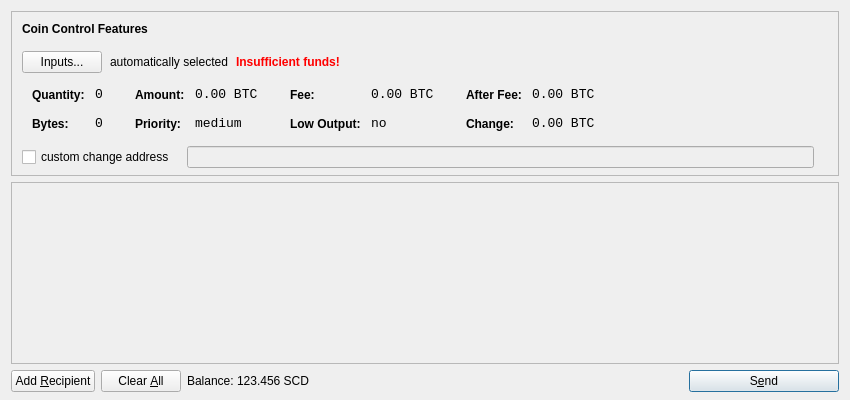
<?xml version="1.0" encoding="UTF-8"?>
<ui version="4.0">
 <class>SendCoinsDialog</class>
 <widget class="QDialog" name="SendCoinsDialog">
  <property name="geometry">
   <rect>
    <x>0</x>
    <y>0</y>
    <width>850</width>
    <height>400</height>
   </rect>
  </property>
  <property name="windowTitle">
   <string>Send Coins</string>
  </property>
  <layout class="QVBoxLayout" name="verticalLayout" stretch="0,1,0">
   <property name="bottomMargin">
    <number>8</number>
   </property>
   <item>
    <widget class="QFrame" name="frameCoinControl">
     <property name="sizePolicy">
      <sizepolicy hsizetype="Expanding" vsizetype="Expanding">
       <horstretch>0</horstretch>
       <verstretch>0</verstretch>
      </sizepolicy>
     </property>
     <property name="maximumSize">
      <size>
       <width>16777215</width>
       <height>16777215</height>
      </size>
     </property>
     <property name="frameShape">
      <enum>QFrame::StyledPanel</enum>
     </property>
     <property name="frameShadow">
      <enum>QFrame::Sunken</enum>
     </property>
     <layout class="QVBoxLayout" name="verticalLayoutCoinControl2">
      <property name="spacing">
       <number>-1</number>
      </property>
      <property name="leftMargin">
       <number>0</number>
      </property>
      <property name="topMargin">
       <number>0</number>
      </property>
      <property name="rightMargin">
       <number>0</number>
      </property>
      <property name="bottomMargin">
       <number>6</number>
      </property>
      <item>
       <layout class="QVBoxLayout" name="verticalLayoutCoinControl" stretch="0,0,0,0,1">
        <property name="spacing">
         <number>0</number>
        </property>
        <property name="leftMargin">
         <number>10</number>
        </property>
        <property name="topMargin">
         <number>10</number>
        </property>
        <item>
         <layout class="QHBoxLayout" name="horizontalLayoutCoinControl1">
          <property name="bottomMargin">
           <number>15</number>
          </property>
          <item>
           <widget class="QLabel" name="labelCoinControlFeatures">
            <property name="sizePolicy">
             <sizepolicy hsizetype="Preferred" vsizetype="Maximum">
              <horstretch>0</horstretch>
              <verstretch>0</verstretch>
             </sizepolicy>
            </property>
            <property name="font">
             <font>
              <weight>75</weight>
              <bold>true</bold>
             </font>
            </property>
            <property name="styleSheet">
             <string notr="true">font-weight:bold;</string>
            </property>
            <property name="text">
             <string>Coin Control Features</string>
            </property>
           </widget>
          </item>
         </layout>
        </item>
        <item>
         <layout class="QHBoxLayout" name="horizontalLayoutCoinControl2" stretch="0,0,0,0">
          <property name="spacing">
           <number>8</number>
          </property>
          <property name="bottomMargin">
           <number>10</number>
          </property>
          <item>
           <widget class="QPushButton" name="pushButtonCoinControl">
            <property name="styleSheet">
             <string notr="true"/>
            </property>
            <property name="text">
             <string>Inputs...</string>
            </property>
           </widget>
          </item>
          <item>
           <widget class="QLabel" name="labelCoinControlAutomaticallySelected">
            <property name="text">
             <string>automatically selected</string>
            </property>
            <property name="margin">
             <number>5</number>
            </property>
           </widget>
          </item>
          <item>
           <widget class="QLabel" name="labelCoinControlInsuffFunds">
            <property name="font">
             <font>
              <weight>75</weight>
              <bold>true</bold>
             </font>
            </property>
            <property name="styleSheet">
             <string notr="true">color:red;font-weight:bold;</string>
            </property>
            <property name="text">
             <string>Insufficient funds!</string>
            </property>
            <property name="margin">
             <number>5</number>
            </property>
           </widget>
          </item>
          <item>
           <spacer name="horizontalSpacerCoinControl">
            <property name="orientation">
             <enum>Qt::Horizontal</enum>
            </property>
            <property name="sizeHint" stdset="0">
             <size>
              <width>40</width>
              <height>1</height>
             </size>
            </property>
           </spacer>
          </item>
         </layout>
        </item>
        <item>
         <widget class="QWidget" name="widgetCoinControl" native="true">
          <property name="sizePolicy">
           <sizepolicy hsizetype="Preferred" vsizetype="Preferred">
            <horstretch>0</horstretch>
            <verstretch>0</verstretch>
           </sizepolicy>
          </property>
          <property name="minimumSize">
           <size>
            <width>0</width>
            <height>0</height>
           </size>
          </property>
          <property name="styleSheet">
           <string notr="true"/>
          </property>
          <layout class="QHBoxLayout" name="horizontalLayoutCoinControl5">
           <property name="margin">
            <number>0</number>
           </property>
           <item>
            <layout class="QHBoxLayout" name="horizontalLayoutCoinControl3" stretch="0,0,0,1">
             <property name="spacing">
              <number>20</number>
             </property>
             <property name="topMargin">
              <number>0</number>
             </property>
             <property name="bottomMargin">
              <number>10</number>
             </property>
             <item>
              <layout class="QFormLayout" name="formLayoutCoinControl1">
               <property name="horizontalSpacing">
                <number>10</number>
               </property>
               <property name="verticalSpacing">
                <number>14</number>
               </property>
               <property name="leftMargin">
                <number>10</number>
               </property>
               <property name="topMargin">
                <number>4</number>
               </property>
               <property name="rightMargin">
                <number>6</number>
               </property>
               <item row="0" column="0">
                <widget class="QLabel" name="labelCoinControlQuantityText">
                 <property name="styleSheet">
                  <string notr="true">font-weight:bold;</string>
                 </property>
                 <property name="text">
                  <string>Quantity:</string>
                 </property>
                 <property name="margin">
                  <number>0</number>
                 </property>
                </widget>
               </item>
               <item row="0" column="1">
                <widget class="QLabel" name="labelCoinControlQuantity">
                 <property name="font">
                  <font>
                   <family>Monospace</family>
                   <pointsize>10</pointsize>
                  </font>
                 </property>
                 <property name="cursor">
                  <cursorShape>IBeamCursor</cursorShape>
                 </property>
                 <property name="contextMenuPolicy">
                  <enum>Qt::ActionsContextMenu</enum>
                 </property>
                 <property name="text">
                  <string notr="true">0</string>
                 </property>
                 <property name="margin">
                  <number>0</number>
                 </property>
                 <property name="textInteractionFlags">
                  <set>Qt::LinksAccessibleByMouse|Qt::TextSelectableByKeyboard|Qt::TextSelectableByMouse</set>
                 </property>
                </widget>
               </item>
               <item row="1" column="0">
                <widget class="QLabel" name="labelCoinControlBytesText">
                 <property name="styleSheet">
                  <string notr="true">font-weight:bold;</string>
                 </property>
                 <property name="text">
                  <string>Bytes:</string>
                 </property>
                </widget>
               </item>
               <item row="1" column="1">
                <widget class="QLabel" name="labelCoinControlBytes">
                 <property name="font">
                  <font>
                   <family>Monospace</family>
                   <pointsize>10</pointsize>
                  </font>
                 </property>
                 <property name="cursor">
                  <cursorShape>IBeamCursor</cursorShape>
                 </property>
                 <property name="contextMenuPolicy">
                  <enum>Qt::ActionsContextMenu</enum>
                 </property>
                 <property name="text">
                  <string notr="true">0</string>
                 </property>
                 <property name="textInteractionFlags">
                  <set>Qt::LinksAccessibleByMouse|Qt::TextSelectableByKeyboard|Qt::TextSelectableByMouse</set>
                 </property>
                </widget>
               </item>
              </layout>
             </item>
             <item>
              <layout class="QFormLayout" name="formLayoutCoinControl2">
               <property name="horizontalSpacing">
                <number>10</number>
               </property>
               <property name="verticalSpacing">
                <number>14</number>
               </property>
               <property name="leftMargin">
                <number>6</number>
               </property>
               <property name="topMargin">
                <number>4</number>
               </property>
               <property name="rightMargin">
                <number>6</number>
               </property>
               <item row="0" column="0">
                <widget class="QLabel" name="labelCoinControlAmountText">
                 <property name="styleSheet">
                  <string notr="true">font-weight:bold;</string>
                 </property>
                 <property name="text">
                  <string>Amount:</string>
                 </property>
                 <property name="margin">
                  <number>0</number>
                 </property>
                </widget>
               </item>
               <item row="0" column="1">
                <widget class="QLabel" name="labelCoinControlAmount">
                 <property name="font">
                  <font>
                   <family>Monospace</family>
                   <pointsize>10</pointsize>
                  </font>
                 </property>
                 <property name="cursor">
                  <cursorShape>IBeamCursor</cursorShape>
                 </property>
                 <property name="contextMenuPolicy">
                  <enum>Qt::ActionsContextMenu</enum>
                 </property>
                 <property name="text">
                  <string notr="true">0.00 BTC</string>
                 </property>
                 <property name="textInteractionFlags">
                  <set>Qt::LinksAccessibleByMouse|Qt::TextSelectableByKeyboard|Qt::TextSelectableByMouse</set>
                 </property>
                </widget>
               </item>
               <item row="1" column="0">
                <widget class="QLabel" name="labelCoinControlPriorityText">
                 <property name="styleSheet">
                  <string notr="true">font-weight:bold;</string>
                 </property>
                 <property name="text">
                  <string>Priority:</string>
                 </property>
                </widget>
               </item>
               <item row="1" column="1">
                <widget class="QLabel" name="labelCoinControlPriority">
                 <property name="font">
                  <font>
                   <family>Monospace</family>
                   <pointsize>10</pointsize>
                  </font>
                 </property>
                 <property name="cursor">
                  <cursorShape>IBeamCursor</cursorShape>
                 </property>
                 <property name="contextMenuPolicy">
                  <enum>Qt::ActionsContextMenu</enum>
                 </property>
                 <property name="text">
                  <string>medium</string>
                 </property>
                 <property name="textInteractionFlags">
                  <set>Qt::LinksAccessibleByMouse|Qt::TextSelectableByKeyboard|Qt::TextSelectableByMouse</set>
                 </property>
                </widget>
               </item>
              </layout>
             </item>
             <item>
              <layout class="QFormLayout" name="formLayoutCoinControl3">
               <property name="horizontalSpacing">
                <number>10</number>
               </property>
               <property name="verticalSpacing">
                <number>14</number>
               </property>
               <property name="leftMargin">
                <number>6</number>
               </property>
               <property name="topMargin">
                <number>4</number>
               </property>
               <property name="rightMargin">
                <number>6</number>
               </property>
               <item row="0" column="0">
                <widget class="QLabel" name="labelCoinControlFeeText">
                 <property name="styleSheet">
                  <string notr="true">font-weight:bold;</string>
                 </property>
                 <property name="text">
                  <string>Fee:</string>
                 </property>
                 <property name="margin">
                  <number>0</number>
                 </property>
                </widget>
               </item>
               <item row="0" column="1">
                <widget class="QLabel" name="labelCoinControlFee">
                 <property name="font">
                  <font>
                   <family>Monospace</family>
                   <pointsize>10</pointsize>
                  </font>
                 </property>
                 <property name="cursor">
                  <cursorShape>IBeamCursor</cursorShape>
                 </property>
                 <property name="contextMenuPolicy">
                  <enum>Qt::ActionsContextMenu</enum>
                 </property>
                 <property name="text">
                  <string notr="true">0.00 BTC</string>
                 </property>
                 <property name="textInteractionFlags">
                  <set>Qt::LinksAccessibleByMouse|Qt::TextSelectableByKeyboard|Qt::TextSelectableByMouse</set>
                 </property>
                </widget>
               </item>
               <item row="1" column="0">
                <widget class="QLabel" name="labelCoinControlLowOutputText">
                 <property name="styleSheet">
                  <string notr="true">font-weight:bold;</string>
                 </property>
                 <property name="text">
                  <string>Low Output:</string>
                 </property>
                </widget>
               </item>
               <item row="1" column="1">
                <widget class="QLabel" name="labelCoinControlLowOutput">
                 <property name="font">
                  <font>
                   <family>Monospace</family>
                   <pointsize>10</pointsize>
                  </font>
                 </property>
                 <property name="cursor">
                  <cursorShape>IBeamCursor</cursorShape>
                 </property>
                 <property name="contextMenuPolicy">
                  <enum>Qt::ActionsContextMenu</enum>
                 </property>
                 <property name="text">
                  <string>no</string>
                 </property>
                 <property name="textInteractionFlags">
                  <set>Qt::LinksAccessibleByMouse|Qt::TextSelectableByKeyboard|Qt::TextSelectableByMouse</set>
                 </property>
                </widget>
               </item>
              </layout>
             </item>
             <item>
              <layout class="QFormLayout" name="formLayoutCoinControl4">
               <property name="horizontalSpacing">
                <number>10</number>
               </property>
               <property name="verticalSpacing">
                <number>14</number>
               </property>
               <property name="leftMargin">
                <number>6</number>
               </property>
               <property name="topMargin">
                <number>4</number>
               </property>
               <property name="rightMargin">
                <number>6</number>
               </property>
               <item row="0" column="0">
                <widget class="QLabel" name="labelCoinControlAfterFeeText">
                 <property name="styleSheet">
                  <string notr="true">font-weight:bold;</string>
                 </property>
                 <property name="text">
                  <string>After Fee:</string>
                 </property>
                 <property name="margin">
                  <number>0</number>
                 </property>
                </widget>
               </item>
               <item row="0" column="1">
                <widget class="QLabel" name="labelCoinControlAfterFee">
                 <property name="font">
                  <font>
                   <family>Monospace</family>
                   <pointsize>10</pointsize>
                  </font>
                 </property>
                 <property name="cursor">
                  <cursorShape>IBeamCursor</cursorShape>
                 </property>
                 <property name="contextMenuPolicy">
                  <enum>Qt::ActionsContextMenu</enum>
                 </property>
                 <property name="text">
                  <string notr="true">0.00 BTC</string>
                 </property>
                 <property name="textInteractionFlags">
                  <set>Qt::LinksAccessibleByMouse|Qt::TextSelectableByKeyboard|Qt::TextSelectableByMouse</set>
                 </property>
                </widget>
               </item>
               <item row="1" column="0">
                <widget class="QLabel" name="labelCoinControlChangeText">
                 <property name="styleSheet">
                  <string notr="true">font-weight:bold;</string>
                 </property>
                 <property name="text">
                  <string>Change:</string>
                 </property>
                </widget>
               </item>
               <item row="1" column="1">
                <widget class="QLabel" name="labelCoinControlChange">
                 <property name="font">
                  <font>
                   <family>Monospace</family>
                   <pointsize>10</pointsize>
                  </font>
                 </property>
                 <property name="cursor">
                  <cursorShape>IBeamCursor</cursorShape>
                 </property>
                 <property name="contextMenuPolicy">
                  <enum>Qt::ActionsContextMenu</enum>
                 </property>
                 <property name="text">
                  <string notr="true">0.00 BTC</string>
                 </property>
                 <property name="textInteractionFlags">
                  <set>Qt::LinksAccessibleByMouse|Qt::TextSelectableByKeyboard|Qt::TextSelectableByMouse</set>
                 </property>
                </widget>
               </item>
              </layout>
             </item>
            </layout>
           </item>
          </layout>
         </widget>
        </item>
        <item>
         <layout class="QHBoxLayout" name="horizontalLayoutCoinControl4" stretch="0,0,0">
          <property name="spacing">
           <number>12</number>
          </property>
          <property name="sizeConstraint">
           <enum>QLayout::SetDefaultConstraint</enum>
          </property>
          <property name="topMargin">
           <number>5</number>
          </property>
          <property name="rightMargin">
           <number>5</number>
          </property>
          <item>
           <widget class="QCheckBox" name="checkBoxCoinControlChange">
            <property name="text">
             <string>custom change address</string>
            </property>
           </widget>
          </item>
          <item>
           <widget class="QLineEdit" name="lineEditCoinControlChange">
            <property name="enabled">
             <bool>false</bool>
            </property>
            <property name="sizePolicy">
             <sizepolicy hsizetype="Expanding" vsizetype="Fixed">
              <horstretch>0</horstretch>
              <verstretch>0</verstretch>
             </sizepolicy>
            </property>
           </widget>
          </item>
          <item>
           <widget class="QLabel" name="labelCoinControlChangeLabel">
            <property name="sizePolicy">
             <sizepolicy hsizetype="Preferred" vsizetype="Expanding">
              <horstretch>0</horstretch>
              <verstretch>0</verstretch>
             </sizepolicy>
            </property>
            <property name="minimumSize">
             <size>
              <width>0</width>
              <height>0</height>
             </size>
            </property>
            <property name="text">
             <string/>
            </property>
            <property name="margin">
             <number>3</number>
            </property>
           </widget>
          </item>
         </layout>
        </item>
        <item>
         <spacer name="verticalSpacerCoinControl">
          <property name="orientation">
           <enum>Qt::Vertical</enum>
          </property>
          <property name="sizeHint" stdset="0">
           <size>
            <width>800</width>
            <height>1</height>
           </size>
          </property>
         </spacer>
        </item>
       </layout>
      </item>
     </layout>
    </widget>
   </item>
   <item>
    <widget class="QScrollArea" name="scrollArea">
     <property name="widgetResizable">
      <bool>true</bool>
     </property>
     <widget class="QWidget" name="scrollAreaWidgetContents">
      <property name="geometry">
       <rect>
        <x>0</x>
        <y>0</y>
        <width>830</width>
        <height>165</height>
       </rect>
      </property>
      <layout class="QVBoxLayout" name="verticalLayout_2">
       <property name="margin">
        <number>0</number>
       </property>
       <item>
        <layout class="QVBoxLayout" name="entries">
         <property name="spacing">
          <number>6</number>
         </property>
        </layout>
       </item>
       <item>
        <spacer name="verticalSpacer">
         <property name="orientation">
          <enum>Qt::Vertical</enum>
         </property>
         <property name="sizeHint" stdset="0">
          <size>
           <width>20</width>
           <height>40</height>
          </size>
         </property>
        </spacer>
       </item>
      </layout>
     </widget>
    </widget>
   </item>
   <item>
    <layout class="QHBoxLayout" name="horizontalLayout">
     <item>
      <widget class="QPushButton" name="addButton">
       <property name="toolTip">
        <string>Send to multiple recipients at once</string>
       </property>
       <property name="text">
        <string>Add &amp;Recipient</string>
       </property>
       <property name="icon">
        <iconset resource="../bitcoin.qrc">
         <normaloff>:/icons/add</normaloff>:/icons/add</iconset>
       </property>
       <property name="autoDefault">
        <bool>false</bool>
       </property>
      </widget>
     </item>
     <item>
      <widget class="QPushButton" name="clearButton">
       <property name="sizePolicy">
        <sizepolicy hsizetype="Minimum" vsizetype="Fixed">
         <horstretch>0</horstretch>
         <verstretch>0</verstretch>
        </sizepolicy>
       </property>
       <property name="toolTip">
        <string>Remove all transaction fields</string>
       </property>
       <property name="text">
        <string>Clear &amp;All</string>
       </property>
       <property name="icon">
        <iconset resource="../bitcoin.qrc">
         <normaloff>:/icons/remove</normaloff>:/icons/remove</iconset>
       </property>
       <property name="autoRepeatDelay">
        <number>300</number>
       </property>
       <property name="autoDefault">
        <bool>false</bool>
       </property>
      </widget>
     </item>
     <item>
      <layout class="QHBoxLayout" name="horizontalLayout_2">
       <property name="spacing">
        <number>3</number>
       </property>
       <item>
        <widget class="QLabel" name="label">
         <property name="text">
          <string>Balance:</string>
         </property>
        </widget>
       </item>
       <item>
        <widget class="QLabel" name="labelBalance">
         <property name="cursor">
          <cursorShape>IBeamCursor</cursorShape>
         </property>
         <property name="text">
          <string>123.456 SCD</string>
         </property>
         <property name="textInteractionFlags">
          <set>Qt::LinksAccessibleByMouse|Qt::TextSelectableByKeyboard|Qt::TextSelectableByMouse</set>
         </property>
        </widget>
       </item>
      </layout>
     </item>
     <item>
      <spacer name="horizontalSpacer">
       <property name="orientation">
        <enum>Qt::Horizontal</enum>
       </property>
       <property name="sizeHint" stdset="0">
        <size>
         <width>40</width>
         <height>20</height>
        </size>
       </property>
      </spacer>
     </item>
     <item>
      <widget class="QPushButton" name="sendButton">
       <property name="minimumSize">
        <size>
         <width>150</width>
         <height>0</height>
        </size>
       </property>
       <property name="toolTip">
        <string>Confirm the send action</string>
       </property>
       <property name="text">
        <string>S&amp;end</string>
       </property>
       <property name="icon">
        <iconset resource="../bitcoin.qrc">
         <normaloff>:/icons/send</normaloff>:/icons/send</iconset>
       </property>
       <property name="default">
        <bool>true</bool>
       </property>
      </widget>
     </item>
    </layout>
   </item>
  </layout>
 </widget>
 <resources>
  <include location="../bitcoin.qrc"/>
 </resources>
 <connections/>
</ui>
